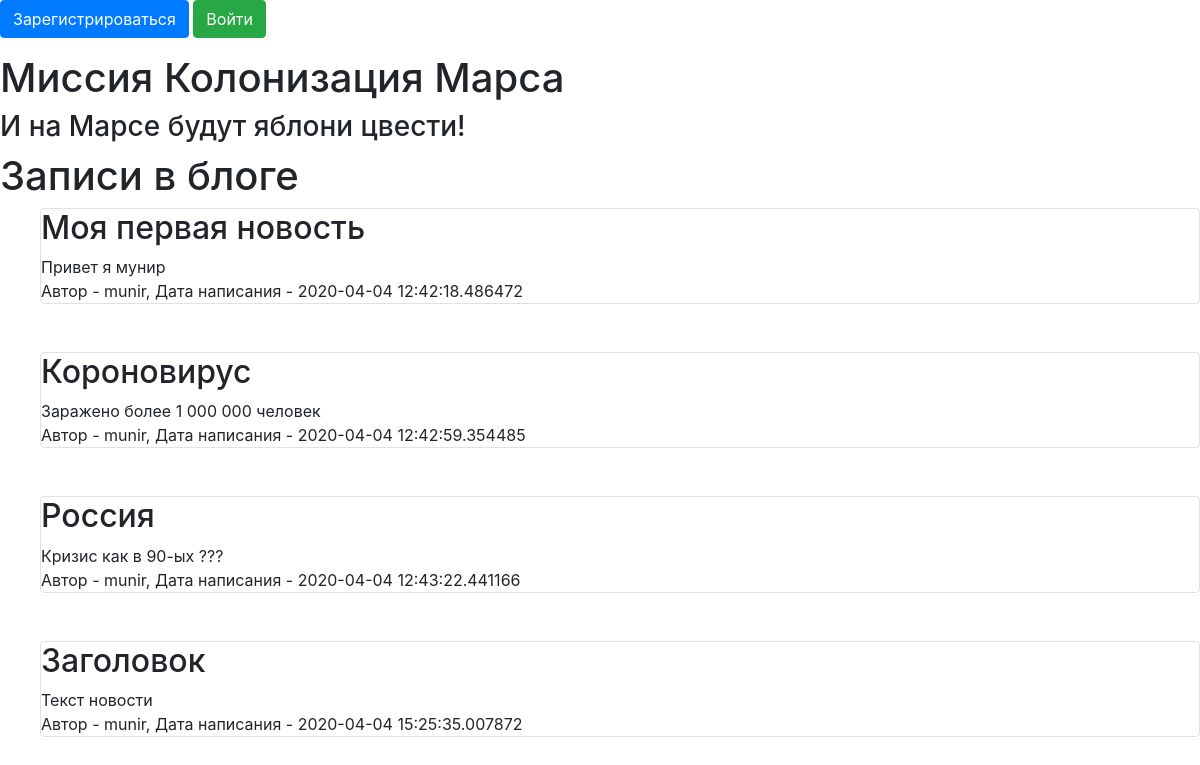
The page / on the database its author committed.
### data/news.py (models this page shows)
class News(SqlAlchemyBase, UserMixin, SerializerMixin):
    __tablename__ = 'news'
    id = sqlalchemy.Column(sqlalchemy.Integer,
                           primary_key=True, autoincrement=True)
    title = sqlalchemy.Column(sqlalchemy.String, nullable=True)
    content = sqlalchemy.Column(sqlalchemy.String, nullable=True)
    created_date = sqlalchemy.Column(sqlalchemy.DateTime,
                                     default=datetime.datetime.now)
    is_private = sqlalchemy.Column(sqlalchemy.Boolean, default=True)
    user_id = sqlalchemy.Column(sqlalchemy.Integer,
                                sqlalchemy.ForeignKey("users.id"))
    user = orm.relation('User')
    categories = orm.relation("Category",
                              secondary="association",
                              backref="news")

### data/users.py (models this page shows, shortened)
class User(SqlAlchemyBase, UserMixin, SerializerMixin):
    __tablename__ = 'users'
    id = sqlalchemy.Column(sqlalchemy.Integer,
                           primary_key=True, autoincrement=True)
    name = sqlalchemy.Column(sqlalchemy.String, nullable=True)
    about = sqlalchemy.Column(sqlalchemy.String, nullable=True)
    email = sqlalchemy.Column(sqlalchemy.String,
                              index=True, unique=True, nullable=True)
    hashed_password = sqlalchemy.Column(sqlalchemy.String, nullable=True)
    created_date = sqlalchemy.Column(sqlalchemy.DateTime,
                                     default=datetime.datetime.now)
    news = orm.relation("News", back_populates='user')

### main_1_official.py (the view)
@app.route("/")
def index():
    session = db_session.create_session()
    if current_user.is_authenticated:
        news = session.query(News).filter(
            (News.user == current_user) | (News.is_private != True))
    else:
        news = session.query(News).filter(News.is_private != True)
    return render_template("index.html", news=news)

### data/db_session.py (called while the page is built)
def create_session() -> Session:
    global __factory
    return __factory()

### templates/index.html (shortened to what this page needs)
{% extends "base.html" %}
{% block content %}
<h1>Записи в блоге</h1>
{% for item in news%}
<form class="login_form">
    <div class="col-md6 border rounded">
        <h2>{{item.title}}</h2>
        <div>
            {{item.content}}
        </div>
        <div>
            Автор - {{item.user.name}}, Дата написания - {{item.created_date}}
        </div>
    </div>
</form>
<br>
<br>
{% endfor %}
{% endblock %}

### templates/base.html (shortened to what this page needs)
<!DOCTYPE html>
<html lang="en">
<head>
    <link rel="stylesheet" href="static/css/style_new_2.css" />
    <link rel="stylesheet"
        href="https://stackpath.bootstrapcdn.com/bootstrap/4.4.1/css/bootstrap.min.css"
>
</head>
<body>
    {% if current_user.is_authenticated %}
        <a class="navbar-brand" href="/logout">{{ current_user.name }}</a>
    {% else %}
        <p>
            <a class="btn btn-primary " href="/register">Зарегистрироваться</a>
            <a class="btn btn-success" href="/login">Войти</a>
        </p>
    {% endif %}
    <h1>Миссия Колонизация Марса</h1>
    <h3>И на Марсе будут яблони цвести!</h3>
    {% block content %}
    {% endblock %}
</body>
</html>

### static/css/style_new_2.css (style rules this page uses)
form.login_form { margin-left: 40px; }

### rows shown on the page
News: title "Моя первая новость", content "Привет я мунир", user.name "munir", created_date "2020-04-04 12:42:18.486472"
News: title "Короновирус", content "Заражено более 1 000 000 человек", user.name "munir", created_date "2020-04-04 12:42:59.354485"
News: title "Россия", content "Кризис как в 90-ых ???", user.name "munir", created_date "2020-04-04 12:43:22.441166"
News: title "Заголовок", content "Текст новости", user.name "munir", created_date "2020-04-04 15:25:35.007872"
